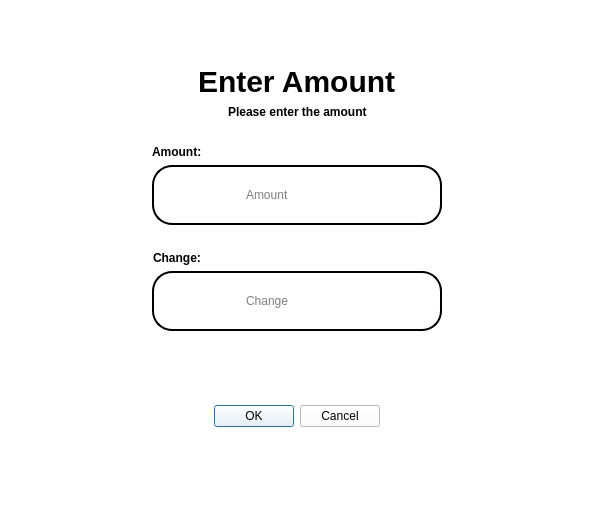
<?xml version="1.0" encoding="UTF-8"?>
<ui version="4.0">
 <class>Dialog</class>
 <widget class="QDialog" name="Dialog">
  <property name="geometry">
   <rect>
    <x>0</x>
    <y>0</y>
    <width>595</width>
    <height>507</height>
   </rect>
  </property>
  <property name="sizePolicy">
   <sizepolicy hsizetype="Expanding" vsizetype="Expanding">
    <horstretch>0</horstretch>
    <verstretch>0</verstretch>
   </sizepolicy>
  </property>
  <property name="windowTitle">
   <string>Dialog</string>
  </property>
  <property name="styleSheet">
   <string notr="true">background-color:white;</string>
  </property>
  <layout class="QVBoxLayout" name="verticalLayout">
   <item>
    <spacer name="verticalSpacer_2">
     <property name="orientation">
      <enum>Qt::Orientation::Vertical</enum>
     </property>
     <property name="sizeHint" stdset="0">
      <size>
       <width>20</width>
       <height>40</height>
      </size>
     </property>
    </spacer>
   </item>
   <item alignment="Qt::AlignmentFlag::AlignHCenter">
    <widget class="QLabel" name="label">
     <property name="styleSheet">
      <string notr="true">color:black;
font-size:30px;
font-weight:bold;</string>
     </property>
     <property name="text">
      <string>Enter Amount</string>
     </property>
    </widget>
   </item>
   <item alignment="Qt::AlignmentFlag::AlignHCenter">
    <widget class="QLabel" name="label_2">
     <property name="styleSheet">
      <string notr="true">color:black;
font-weight:bold;</string>
     </property>
     <property name="text">
      <string>Please enter the amount</string>
     </property>
    </widget>
   </item>
   <item alignment="Qt::AlignmentFlag::AlignHCenter">
    <widget class="QLabel" name="label_3">
     <property name="styleSheet">
      <string notr="true">color:black;
margin-right:240px;
margin-top:20px;
font-weight:bold;</string>
     </property>
     <property name="text">
      <string>Amount:</string>
     </property>
    </widget>
   </item>
   <item alignment="Qt::AlignmentFlag::AlignHCenter">
    <widget class="QLineEdit" name="lineEdit">
     <property name="styleSheet">
      <string notr="true">padding-left:90px;
padding-right:90px;
padding-top:20px;
padding-bottom:20px;
background-color:white;
color:black;
 border: 2px solid black;
 border-radius: 20px;</string>
     </property>
     <property name="text">
      <string/>
     </property>
     <property name="placeholderText">
      <string>Amount</string>
     </property>
     <property name="clearButtonEnabled">
      <bool>true</bool>
     </property>
    </widget>
   </item>
   <item alignment="Qt::AlignmentFlag::AlignHCenter">
    <widget class="QLabel" name="label_4">
     <property name="styleSheet">
      <string notr="true">color:black;
margin-right:240px;
margin-top:20px;
font-weight:bold;</string>
     </property>
     <property name="text">
      <string>Change:</string>
     </property>
    </widget>
   </item>
   <item alignment="Qt::AlignmentFlag::AlignHCenter">
    <widget class="QLineEdit" name="lineEdit_2">
     <property name="styleSheet">
      <string notr="true">padding-left:90px;
padding-right:90px;
padding-top:20px;
padding-bottom:20px;
background-color:white;
color:black;
 border: 2px solid black;
 border-radius: 20px;</string>
     </property>
     <property name="text">
      <string/>
     </property>
     <property name="maxLength">
      <number>32768</number>
     </property>
     <property name="readOnly">
      <bool>true</bool>
     </property>
     <property name="placeholderText">
      <string>Change</string>
     </property>
     <property name="clearButtonEnabled">
      <bool>false</bool>
     </property>
    </widget>
   </item>
   <item>
    <spacer name="verticalSpacer_3">
     <property name="orientation">
      <enum>Qt::Orientation::Vertical</enum>
     </property>
     <property name="sizeHint" stdset="0">
      <size>
       <width>20</width>
       <height>40</height>
      </size>
     </property>
    </spacer>
   </item>
   <item alignment="Qt::AlignmentFlag::AlignHCenter">
    <widget class="QDialogButtonBox" name="buttonBox">
     <property name="sizePolicy">
      <sizepolicy hsizetype="Expanding" vsizetype="Expanding">
       <horstretch>0</horstretch>
       <verstretch>0</verstretch>
      </sizepolicy>
     </property>
     <property name="cursor">
      <cursorShape>PointingHandCursor</cursorShape>
     </property>
     <property name="styleSheet">
      <string notr="true">color:black;
</string>
     </property>
     <property name="orientation">
      <enum>Qt::Orientation::Horizontal</enum>
     </property>
     <property name="standardButtons">
      <set>QDialogButtonBox::StandardButton::Cancel|QDialogButtonBox::StandardButton::Ok</set>
     </property>
     <property name="centerButtons">
      <bool>true</bool>
     </property>
    </widget>
   </item>
   <item>
    <spacer name="verticalSpacer">
     <property name="orientation">
      <enum>Qt::Orientation::Vertical</enum>
     </property>
     <property name="sizeHint" stdset="0">
      <size>
       <width>20</width>
       <height>40</height>
      </size>
     </property>
    </spacer>
   </item>
  </layout>
 </widget>
 <resources/>
 <connections>
  <connection>
   <sender>buttonBox</sender>
   <signal>accepted()</signal>
   <receiver>Dialog</receiver>
   <slot>accept()</slot>
   <hints>
    <hint type="sourcelabel">
     <x>248</x>
     <y>254</y>
    </hint>
    <hint type="destinationlabel">
     <x>157</x>
     <y>274</y>
    </hint>
   </hints>
  </connection>
  <connection>
   <sender>buttonBox</sender>
   <signal>rejected()</signal>
   <receiver>Dialog</receiver>
   <slot>reject()</slot>
   <hints>
    <hint type="sourcelabel">
     <x>316</x>
     <y>260</y>
    </hint>
    <hint type="destinationlabel">
     <x>286</x>
     <y>274</y>
    </hint>
   </hints>
  </connection>
 </connections>
</ui>
